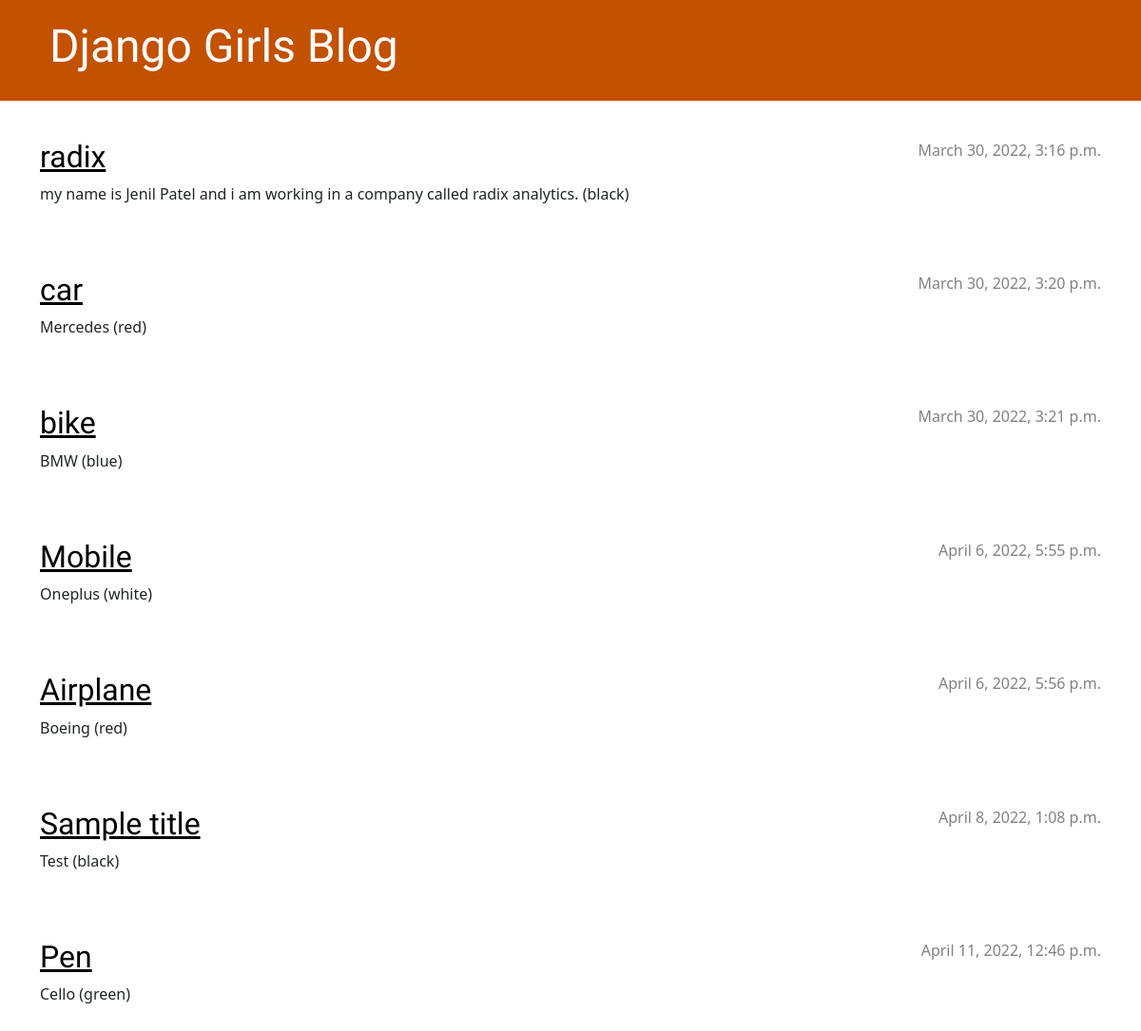
The page / on the database its author committed.
### blog/models.py (models this page shows, shortened)
class Post(models.Model):
    author = models.ForeignKey(settings.AUTH_USER_MODEL, on_delete=models.CASCADE)
    title = models.CharField(max_length=200)
    text = models.TextField()
    created_date = models.DateTimeField(default=timezone.now)
    published_date = models.DateTimeField(blank=True, null=True)
    color = models.CharField(max_length=6, choices=COLOR_CHOICES, default='black')

### blog/views.py (the view)
# urls.py: path('', views.post_list, name='post_list'),
def post_list(request):
    posts = Post.objects.filter(published_date__lte=timezone.now()).order_by('created_date')
    return render(request, 'blog/post_list.html', {'posts': posts})

### blog/templates/blog/post_list.html
{% extends 'blog/base.html' %}
{% block content %}
    {% for post in posts %}
        <article class="post">
            <time class="date">
                {{ post.created_date }}
            </time>
            <h2><a href="{% url 'post_detail' pk=post.pk %}">{{ post.title }}</a></h2>
            <p> {{ post.text|linebreaksbr }} ({{ post.color}}) </p>
        </article>
    {% endfor %}
{% endblock %}

### blog/templates/blog/base.html (shortened to what this page needs)
{% load static %}
<!DOCTYPE html>
<html>
    <head>
        <link rel="stylesheet" href="https://cdn.jsdelivr.net/npm/bootstrap@5.1.3/dist/css/bootstrap.min.css">
        <link rel="stylesheet" href="{% static 'css/blog.css' %}">
    </head>
    <body>
        <header class="page-header">
          <div class="container">
            <h1><a href="/">Django Girls Blog</a></h1>
          </div>
        </header>
        <main class="container">
            <div class="row">
                <div class="col">
                {% block content %}
                {% endblock %}
                </div>
            </div>
        </main>
    </body>
</html>

### blog/static/css/blog.css (style rules this page uses)
.page-header { background-color: #C25100; margin-top: 0; margin-bottom: 40px; padding: 20px 20px 20px 40px; }
.page-header h1, .page-header h1 a, .page-header h1 a:visited, .page-header h1 a:active { color: #ffffff; font-size: 36pt; text-decoration: none; }
h1, h2, h3, h4 { font-family: 'Lobster', cursive; }
.date { color: #828282; }
.post { margin-bottom: 70px; }
.post h2 a, .post h2 a:visited { color: #000000; }
.post > .date, .post > .actions { float: right; }

### rows shown on the page
Post: created_date "March 30, 2022, 3:16 p.m.", title "radix", text "my name is Jenil Patel and i am working in a company called radix analytics.", color "black"
Post: created_date "March 30, 2022, 3:20 p.m.", title "car", text "Mercedes", color "red"
Post: created_date "March 30, 2022, 3:21 p.m.", title "bike", text "BMW", color "blue"
Post: created_date "April 6, 2022, 5:55 p.m.", title "Mobile", text "Oneplus", color "white"
Post: created_date "April 6, 2022, 5:56 p.m.", title "Airplane", text "Boeing", color "red"
Post: created_date "April 8, 2022, 1:08 p.m.", title "Sample title", text "Test", color "black"
Post: created_date "April 11, 2022, 12:46 p.m.", title "Pen", text "Cello", color "green"
